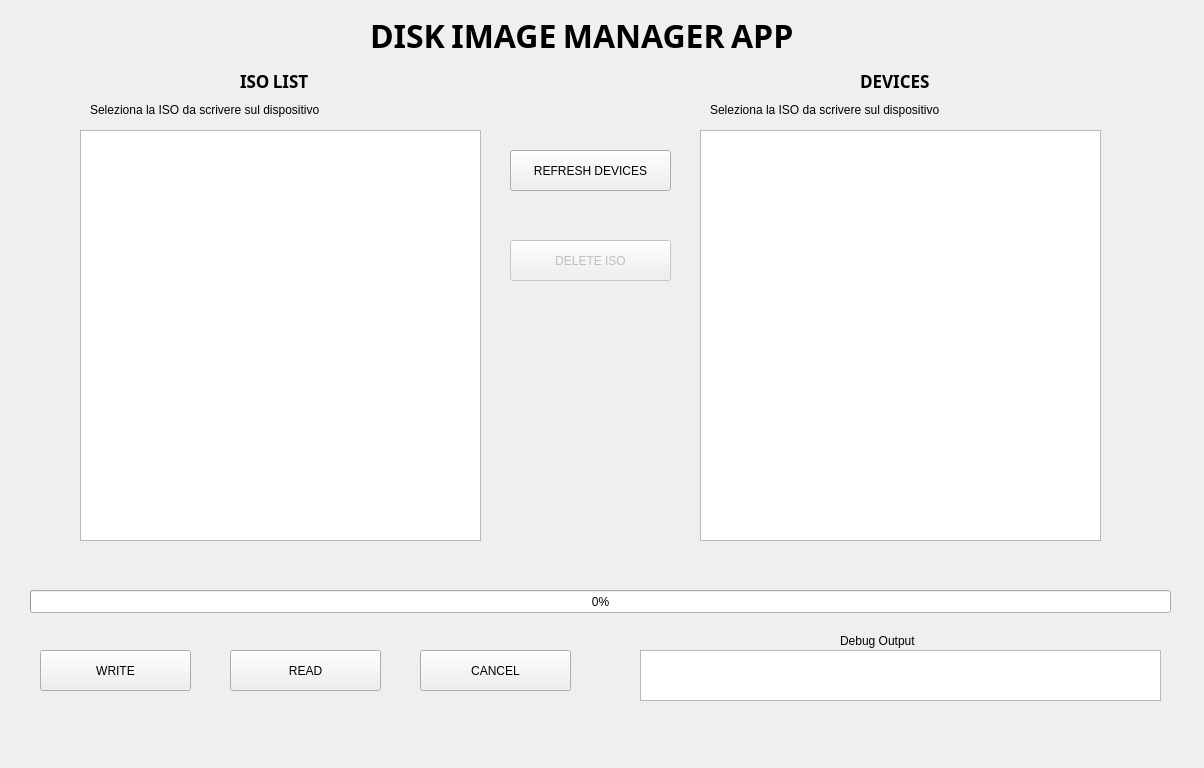
<?xml version="1.0" encoding="UTF-8"?>
<ui version="4.0">
 <class>container</class>
 <widget class="QWidget" name="container">
  <property name="geometry">
   <rect>
    <x>0</x>
    <y>0</y>
    <width>1204</width>
    <height>768</height>
   </rect>
  </property>
  <property name="windowTitle">
   <string>Form</string>
  </property>
  <widget class="QProgressBar" name="progress_bar">
   <property name="geometry">
    <rect>
     <x>30</x>
     <y>590</y>
     <width>1141</width>
     <height>23</height>
    </rect>
   </property>
   <property name="value">
    <number>0</number>
   </property>
  </widget>
  <widget class="QPushButton" name="write_btn">
   <property name="geometry">
    <rect>
     <x>40</x>
     <y>650</y>
     <width>151</width>
     <height>41</height>
    </rect>
   </property>
   <property name="text">
    <string>WRITE</string>
   </property>
  </widget>
  <widget class="QPushButton" name="read_btn">
   <property name="geometry">
    <rect>
     <x>230</x>
     <y>650</y>
     <width>151</width>
     <height>41</height>
    </rect>
   </property>
   <property name="text">
    <string>READ</string>
   </property>
  </widget>
  <widget class="QPushButton" name="cancel_btn">
   <property name="geometry">
    <rect>
     <x>420</x>
     <y>650</y>
     <width>151</width>
     <height>41</height>
    </rect>
   </property>
   <property name="text">
    <string>CANCEL</string>
   </property>
  </widget>
  <widget class="QPlainTextEdit" name="plain_txt">
   <property name="geometry">
    <rect>
     <x>640</x>
     <y>650</y>
     <width>521</width>
     <height>51</height>
    </rect>
   </property>
   <property name="readOnly">
    <bool>true</bool>
   </property>
  </widget>
  <widget class="QLabel" name="label">
   <property name="geometry">
    <rect>
     <x>840</x>
     <y>630</y>
     <width>101</width>
     <height>21</height>
    </rect>
   </property>
   <property name="text">
    <string>Debug Output</string>
   </property>
  </widget>
  <widget class="QListWidget" name="iso_list_widget">
   <property name="geometry">
    <rect>
     <x>80</x>
     <y>130</y>
     <width>401</width>
     <height>411</height>
    </rect>
   </property>
   <property name="font">
    <font>
     <pointsize>11</pointsize>
    </font>
   </property>
   <property name="selectionMode">
    <enum>QAbstractItemView::MultiSelection</enum>
   </property>
  </widget>
  <widget class="QLabel" name="iso_list_label">
   <property name="geometry">
    <rect>
     <x>240</x>
     <y>70</y>
     <width>111</width>
     <height>21</height>
    </rect>
   </property>
   <property name="font">
    <font>
     <family>Noto Sans Adlam</family>
     <pointsize>13</pointsize>
     <weight>75</weight>
     <bold>true</bold>
    </font>
   </property>
   <property name="text">
    <string>ISO LIST</string>
   </property>
  </widget>
  <widget class="QLabel" name="label_3">
   <property name="geometry">
    <rect>
     <x>370</x>
     <y>10</y>
     <width>501</width>
     <height>51</height>
    </rect>
   </property>
   <property name="font">
    <font>
     <family>Noto Sans Adlam</family>
     <pointsize>24</pointsize>
     <weight>75</weight>
     <bold>true</bold>
    </font>
   </property>
   <property name="text">
    <string>DISK IMAGE MANAGER APP</string>
   </property>
  </widget>
  <widget class="QLabel" name="message_label">
   <property name="geometry">
    <rect>
     <x>470</x>
     <y>550</y>
     <width>251</width>
     <height>31</height>
    </rect>
   </property>
   <property name="font">
    <font>
     <family>Noto Sans Adlam</family>
     <pointsize>10</pointsize>
     <italic>true</italic>
    </font>
   </property>
   <property name="layoutDirection">
    <enum>Qt::LeftToRight</enum>
   </property>
   <property name="text">
    <string/>
   </property>
   <property name="alignment">
    <set>Qt::AlignCenter</set>
   </property>
  </widget>
  <widget class="QLabel" name="action_tips_label">
   <property name="geometry">
    <rect>
     <x>43</x>
     <y>720</y>
     <width>1111</width>
     <height>31</height>
    </rect>
   </property>
   <property name="font">
    <font>
     <family>Noto Sans Adlam</family>
     <pointsize>10</pointsize>
     <weight>75</weight>
     <bold>true</bold>
    </font>
   </property>
   <property name="text">
    <string/>
   </property>
  </widget>
  <widget class="QLabel" name="iso_tips_label">
   <property name="geometry">
    <rect>
     <x>90</x>
     <y>100</y>
     <width>381</width>
     <height>20</height>
    </rect>
   </property>
   <property name="text">
    <string>Seleziona la ISO da scrivere sul dispositivo</string>
   </property>
  </widget>
  <widget class="QLabel" name="device_tips_label">
   <property name="geometry">
    <rect>
     <x>710</x>
     <y>100</y>
     <width>381</width>
     <height>20</height>
    </rect>
   </property>
   <property name="text">
    <string>Seleziona la ISO da scrivere sul dispositivo</string>
   </property>
  </widget>
  <widget class="QListWidget" name="device_list_widget">
   <property name="geometry">
    <rect>
     <x>700</x>
     <y>130</y>
     <width>401</width>
     <height>411</height>
    </rect>
   </property>
   <property name="font">
    <font>
     <pointsize>11</pointsize>
    </font>
   </property>
   <property name="selectionMode">
    <enum>QAbstractItemView::MultiSelection</enum>
   </property>
  </widget>
  <widget class="QLabel" name="device_list_label">
   <property name="geometry">
    <rect>
     <x>860</x>
     <y>70</y>
     <width>111</width>
     <height>21</height>
    </rect>
   </property>
   <property name="font">
    <font>
     <family>Noto Sans Adlam</family>
     <pointsize>13</pointsize>
     <weight>75</weight>
     <bold>true</bold>
    </font>
   </property>
   <property name="text">
    <string>DEVICES</string>
   </property>
  </widget>
  <widget class="QPushButton" name="refresh_btn">
   <property name="geometry">
    <rect>
     <x>510</x>
     <y>150</y>
     <width>161</width>
     <height>41</height>
    </rect>
   </property>
   <property name="text">
    <string>REFRESH DEVICES</string>
   </property>
  </widget>
  <widget class="QPushButton" name="delete_iso_btn">
   <property name="enabled">
    <bool>false</bool>
   </property>
   <property name="geometry">
    <rect>
     <x>510</x>
     <y>240</y>
     <width>161</width>
     <height>41</height>
    </rect>
   </property>
   <property name="text">
    <string>DELETE ISO</string>
   </property>
  </widget>
  <widget class="QLabel" name="label_version">
   <property name="geometry">
    <rect>
     <x>563</x>
     <y>60</y>
     <width>71</width>
     <height>20</height>
    </rect>
   </property>
   <property name="text">
    <string/>
   </property>
  </widget>
 </widget>
 <resources/>
 <connections/>
</ui>
